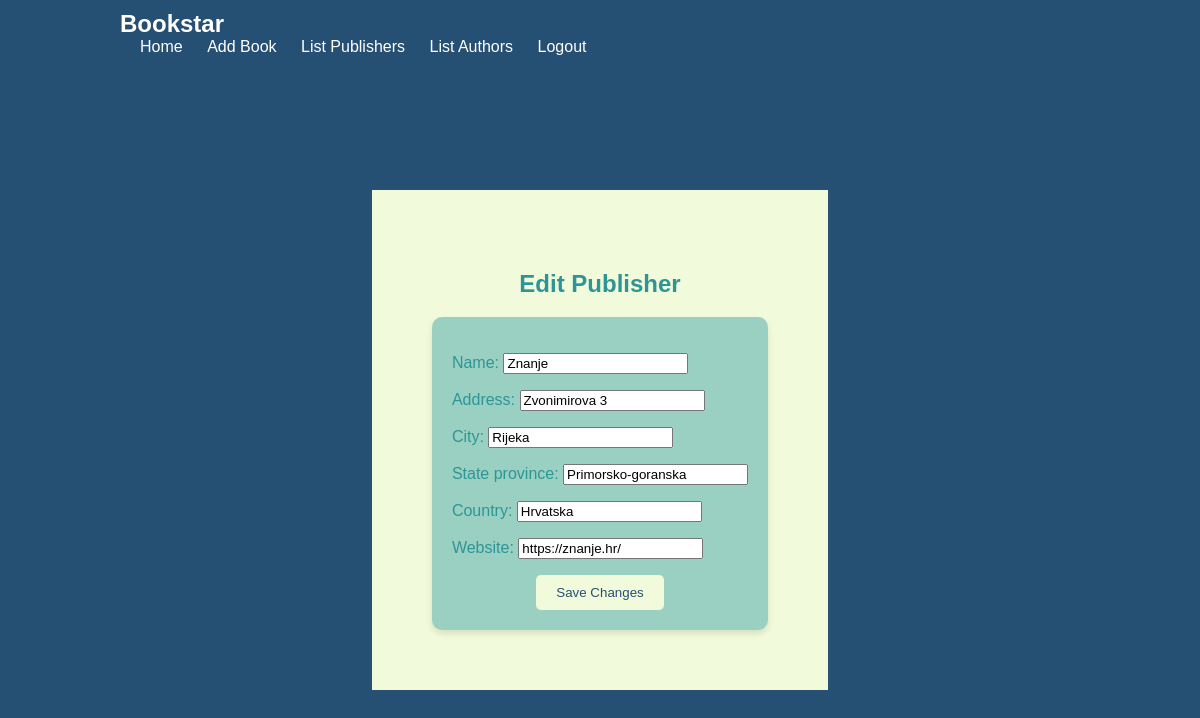
Page /books/publisher/edit/4/ (signed in) on the committed database.
### books/models.py (models this page shows, shortened)
class Publisher(models.Model):
    name = models.CharField(max_length=30)
    address = models.CharField(max_length=50)
    city = models.CharField(max_length=60)
    state_province = models.CharField(max_length=30)
    country = models.CharField(max_length=50)
    website = models.URLField()
    class Meta:
        ordering = ['-name']

### books/views.py (the view)
# urls.py: path('publisher/edit/<int:publisher_id>/', views.publisher_edit, name='publisher_edit'),
@login_required
def publisher_edit(request, publisher_id):
    publisher = get_object_or_404(Publisher, id=publisher_id)
    if request.method == 'POST':
        form = PublisherForm(request.POST, instance=publisher)
        if form.is_valid():
            form.save()
            return redirect('publisher_list')
    else:
        form = PublisherForm(instance=publisher)
    return render(request, 'publisher_edit.html', {'form': form})

### books/forms.py
class PublisherForm(forms.ModelForm):
    class Meta:
        model = Publisher
        fields = ['name', 'address', 'city', 'state_province', 'country', 'website']

### books/templates/publisher_edit.html (shortened to what this page needs)
{% extends 'navbar.html' %}
{% block content %}
<h2>Edit Publisher</h2>
<form method="post">
  {{ form.as_p }}
  <button type="submit">Save Changes</button>
</form>
{% endblock %}

### books/static/styles.css (style rules this page uses)
body { font-family: Arial, sans-serif; background-color: #265073; color: #2D9596; margin: 0; padding: 0; display: flex; justify-content: center; align-items: center; height: 100vh; }
form { background-color: #9AD0C2; padding: 20px; border-radius: 10px; box-shadow: 0 4px 6px rgba(0, 0, 0, 0.1); }
h2 { text-align: center; }
button { background-color: #F1FADA; color: #265073; border: none; padding: 10px 20px; border-radius: 5px; cursor: pointer; margin: 0 auto; display: block; margin-top: 10px; }
h1, h2, h3 { margin-top: 20px; }

### rows in the picture
Publisher: name "Znanje", address "Zvonimirova 3", city "Rijeka", state_province "Primorsko-goranska", country "Hrvatska", website "https://znanje.hr/"
